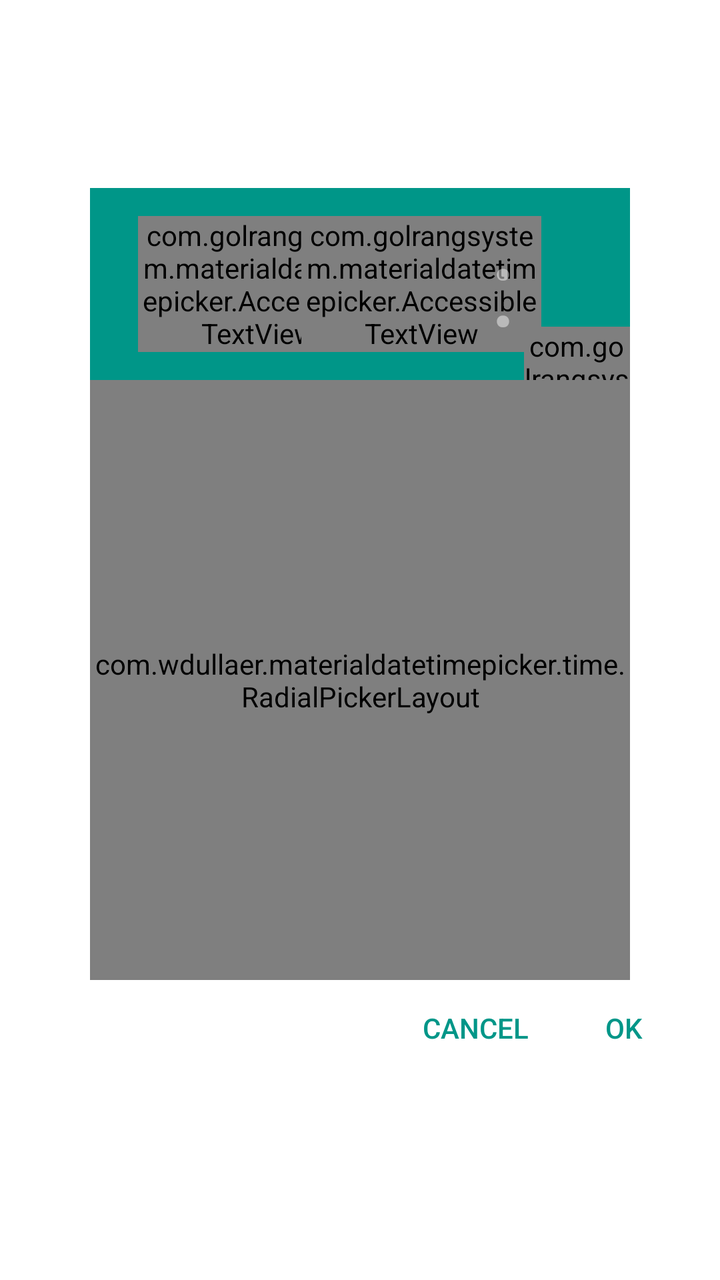
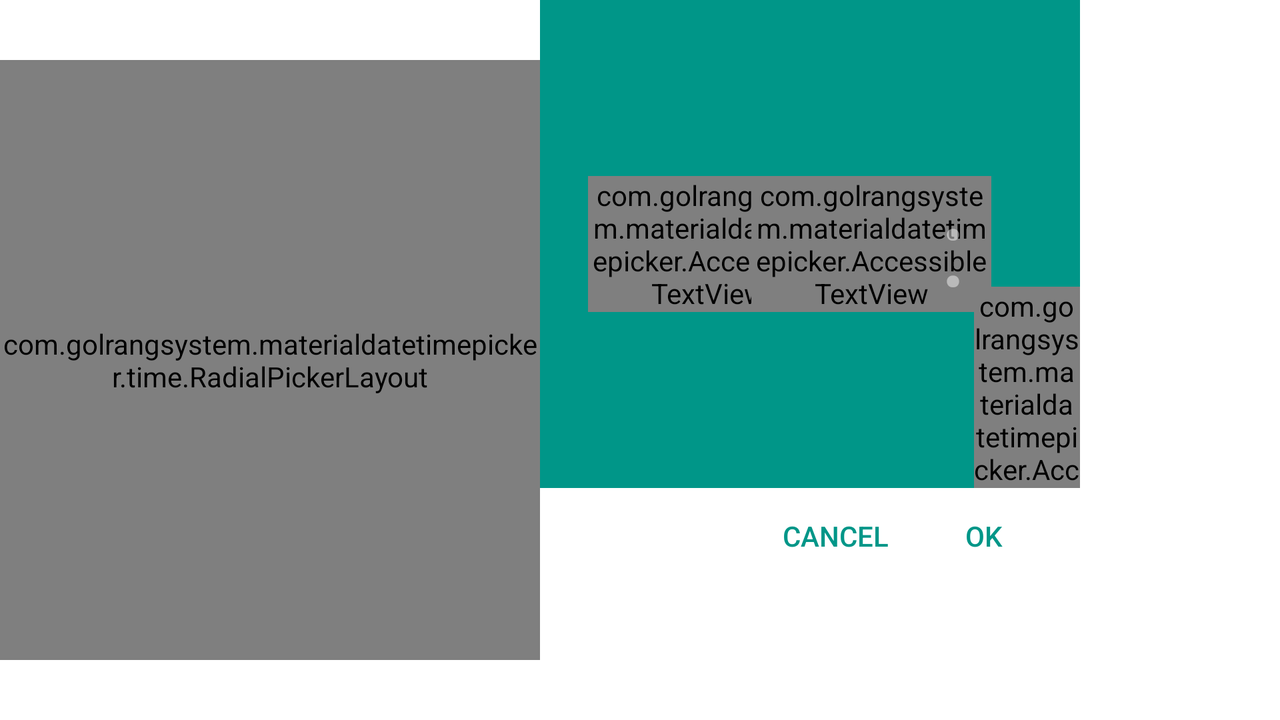

Two renders of one Android screen. The first uses the default layout on a phone; the second uses the alternative layout the repository ships for a different screen configuration, on a matching device. The two XML files are below.
<!-- AndroidManifest.xml: fallback theme Theme.MaterialComponents.DayNight.NoActionBar -->
<!-- res/layout/fh_gig_mdtp_time_picker_dialog.xml -->
<?xml version="1.0" encoding="utf-8"?>
<LinearLayout xmlns:android="http://schemas.android.com/apk/res/android"
    android:id="@+id/fh_gig_mdtp_time_picker_dialog"
    android:layout_width="@dimen/fh_gig_mdtp_picker_dimen"
    android:layout_height="wrap_content"
    android:background="@color/fh_gig_mdtp_background_color"
    android:focusable="true"
    android:gravity="center"
    android:orientation="vertical"
    >
  <LinearLayout
      android:id="@+id/fh_gig_mdtp_time_display_background"
      android:layout_width="wrap_content"
      android:layout_height="wrap_content"
      android:background="@color/fh_gig_mdtp_accent_color"
      android:orientation="vertical"
      >
    <include layout="@layout/fh_gig_mdtp_time_title_view"/>
    <include
        layout="@layout/fh_gig_mdtp_time_header_label"
        android:layout_width="match_parent"
        android:layout_height="@dimen/fh_gig_mdtp_header_height"
        android:layout_gravity="center"
        />
    <com.wdullaer.materialdatetimepicker.time.RadialPickerLayout
        android:id="@+id/fh_gig_mdtp_time_picker"
        android:layout_width="@dimen/fh_gig_mdtp_picker_dimen"
        android:layout_height="@dimen/fh_gig_mdtp_time_picker_height"
        android:layout_gravity="center"
        android:background="@color/fh_gig_mdtp_circle_background"
        android:focusable="true"
        android:focusableInTouchMode="true"
        />
  </LinearLayout>
  <include layout="@layout/fh_gig_mdtp_done_button"/>
</LinearLayout>
<!-- res/layout/fh_gig_mdtp_time_title_view.xml (included above) -->
<?xml version="1.0" encoding="utf-8"?>
<TextView
    xmlns:android="http://schemas.android.com/apk/res/android"
    android:id="@+id/fh_gig_mdtp_time_picker_header"
    android:layout_width="match_parent"
    android:layout_height="wrap_content"
    android:background="@color/fh_gig_mdtp_accent_color_dark"
    android:gravity="center"
    android:includeFontPadding="false"
    android:padding="8dp"
    android:singleLine="true"
    android:textAllCaps="@bool/fh_gig_mdtp_title_all_caps"
    android:textColor="@color/fh_gig_mdtp_white"
    android:textSize="@dimen/fh_gig_mdtp_time_picker_header_text_size"
    android:visibility="gone"
    />
<!-- res/layout/fh_gig_mdtp_time_header_label.xml (included above) -->
<?xml version="1.0" encoding="utf-8"?>
<RelativeLayout xmlns:android="http://schemas.android.com/apk/res/android"
    android:id="@+id/fh_gig_mdtp_time_display"
    android:layout_width="match_parent"
    android:layout_height="match_parent"
    android:layout_gravity="center"
    android:background="@color/fh_gig_mdtp_accent_color"
    android:clipChildren="false"
    >
  <View
      android:id="@+id/fh_gig_mdtp_center_view"
      android:layout_width="1dp"
      android:layout_height="1dp"
      android:layout_centerInParent="true"
      android:background="#00000000"
      android:importantForAccessibility="no"
      android:visibility="invisible"
      />
  <TextView
      android:id="@+id/fh_gig_mdtp_hour_space"
      android:layout_width="wrap_content"
      android:layout_height="wrap_content"
      android:layout_centerVertical="true"
      android:layout_toLeftOf="@+id/fh_gig_mdtp_separator"
      android:importantForAccessibility="no"
      android:text="@string/fh_gig_mdtp_time_placeholder"
      android:visibility="invisible"
      style="@style/fh_gig_mdtp_time_label"
      />
  <FrameLayout
      android:layout_width="0dp"
      android:layout_height="match_parent"
      android:layout_alignLeft="@+id/fh_gig_mdtp_hour_space"
      android:layout_alignRight="@+id/fh_gig_mdtp_hour_space"
      android:layout_centerVertical="true"
      android:layout_marginLeft="@dimen/fh_gig_mdtp_extra_time_label_margin"
      android:layout_marginRight="@dimen/fh_gig_mdtp_extra_time_label_margin"
      android:background="@android:color/transparent"
      android:clipChildren="false"
      >
    <com.golrangsystem.materialdatetimepicker.AccessibleTextView
        android:id="@+id/fh_gig_mdtp_hours"
        android:layout_width="wrap_content"
        android:layout_height="wrap_content"
        android:layout_gravity="center"
        android:background="@android:color/transparent"
        android:gravity="center_horizontal"
        android:text="@string/fh_gig_mdtp_time_placeholder"
        android:textColor="@color/fh_gig_mdtp_white"
        style="@style/fh_gig_mdtp_time_label"
        />
  </FrameLayout>
  <TextView
      android:id="@+id/fh_gig_mdtp_separator"
      android:layout_width="wrap_content"
      android:layout_height="wrap_content"
      android:layout_alignRight="@+id/fh_gig_mdtp_center_view"
      android:layout_centerVertical="true"
      android:background="@android:color/transparent"
      android:importantForAccessibility="no"
      android:paddingLeft="@dimen/fh_gig_mdtp_separator_padding"
      android:paddingRight="@dimen/fh_gig_mdtp_separator_padding"
      android:text="@string/fh_gig_mdtp_time_separator"
      android:textColor="@color/fh_gig_mdtp_accent_color_focused"
      style="@style/fh_gig_mdtp_time_label"
      />
  <TextView
      android:id="@+id/fh_gig_mdtp_minutes_space"
      android:layout_width="wrap_content"
      android:layout_height="wrap_content"
      android:layout_centerVertical="true"
      android:layout_toRightOf="@+id/fh_gig_mdtp_separator"
      android:importantForAccessibility="no"
      android:text="@string/fh_gig_mdtp_time_placeholder"
      android:textColor="@color/fh_gig_mdtp_accent_color_focused"
      android:visibility="invisible"
      style="@style/fh_gig_mdtp_time_label"
      />
  <FrameLayout
      android:layout_width="0dp"
      android:layout_height="match_parent"
      android:layout_alignLeft="@+id/fh_gig_mdtp_minutes_space"
      android:layout_alignRight="@+id/fh_gig_mdtp_minutes_space"
      android:layout_centerVertical="true"
      android:layout_marginLeft="@dimen/fh_gig_mdtp_extra_time_label_margin"
      android:layout_marginRight="@dimen/fh_gig_mdtp_extra_time_label_margin"
      android:background="@android:color/transparent"
      >
    <com.golrangsystem.materialdatetimepicker.AccessibleTextView
        android:id="@+id/fh_gig_mdtp_minutes"
        android:layout_width="wrap_content"
        android:layout_height="wrap_content"
        android:layout_gravity="center"
        android:background="@android:color/transparent"
        android:gravity="center_horizontal"
        android:text="@string/fh_gig_mdtp_time_placeholder"
        android:textColor="@color/fh_gig_mdtp_accent_color_focused"
        style="@style/fh_gig_mdtp_time_label"
        />
  </FrameLayout>
  <TextView
      android:id="@+id/fh_gig_mdtp_separator_seconds"
      android:layout_width="wrap_content"
      android:layout_height="wrap_content"
      android:layout_centerVertical="true"
      android:layout_toRightOf="@+id/fh_gig_mdtp_minutes_space"
      android:background="@android:color/transparent"
      android:importantForAccessibility="no"
      android:paddingLeft="@dimen/fh_gig_mdtp_separator_padding"
      android:paddingRight="@dimen/fh_gig_mdtp_separator_padding"
      android:text="@string/fh_gig_mdtp_time_separator"
      android:textColor="@color/fh_gig_mdtp_accent_color_focused"
      style="@style/fh_gig_mdtp_time_label"
      />
  <TextView
      android:id="@+id/fh_gig_mdtp_seconds_space"
      android:layout_width="wrap_content"
      android:layout_height="wrap_content"
      android:layout_centerVertical="true"
      android:layout_toRightOf="@+id/fh_gig_mdtp_separator_seconds"
      android:background="@android:color/transparent"
      android:importantForAccessibility="no"
      android:text="@string/fh_gig_mdtp_time_placeholder"
      android:textColor="@color/fh_gig_mdtp_accent_color_focused"
      android:visibility="invisible"
      style="@style/fh_gig_mdtp_time_label_small"
      />
  <com.golrangsystem.materialdatetimepicker.AccessibleTextView
      android:id="@+id/fh_gig_mdtp_seconds"
      android:layout_width="wrap_content"
      android:layout_height="wrap_content"
      android:layout_alignBaseline="@id/fh_gig_mdtp_separator"
      android:layout_gravity="center"
      android:layout_toRightOf="@+id/fh_gig_mdtp_separator_seconds"
      android:background="@android:color/transparent"
      android:gravity="center_horizontal"
      android:text="@string/fh_gig_mdtp_time_placeholder"
      android:textColor="@color/fh_gig_mdtp_accent_color_focused"
      style="@style/fh_gig_mdtp_time_label_small"
      />
  <LinearLayout
      android:id="@+id/fh_gig_mdtp_ampm_layout"
      android:layout_width="wrap_content"
      android:layout_height="wrap_content"
      android:layout_alignBaseline="@+id/fh_gig_mdtp_seconds"
      android:layout_toRightOf="@id/fh_gig_mdtp_seconds"
      android:background="@android:color/transparent"
      android:baselineAlignedChildIndex="1"
      android:orientation="vertical"
      >
    <TextView
        android:id="@+id/fh_gig_mdtp_am_label"
        android:layout_width="wrap_content"
        android:layout_height="wrap_content"
        android:background="@android:color/transparent"
        android:importantForAccessibility="no"
        android:paddingLeft="@dimen/fh_gig_mdtp_ampm_left_padding"
        android:paddingRight="@dimen/fh_gig_mdtp_ampm_left_padding"
        android:text="@string/fh_gig_mdtp_am"
        android:textColor="@color/fh_gig_mdtp_accent_color_focused"
        style="@style/fh_gig_mdtp_ampm_label"
        />
    <TextView
        android:id="@+id/fh_gig_mdtp_pm_label"
        android:layout_width="wrap_content"
        android:layout_height="wrap_content"
        android:layout_marginTop="6dp"
        android:background="@android:color/transparent"
        android:importantForAccessibility="no"
        android:paddingLeft="@dimen/fh_gig_mdtp_ampm_left_padding"
        android:paddingRight="@dimen/fh_gig_mdtp_ampm_left_padding"
        android:text="@string/fh_gig_mdtp_pm"
        android:textColor="@color/fh_gig_mdtp_accent_color_focused"
        style="@style/fh_gig_mdtp_ampm_label"
        />
  </LinearLayout>
</RelativeLayout>
<!-- res/layout/fh_gig_mdtp_done_button.xml (included above) -->
<?xml version="1.0" encoding="utf-8"?>
<LinearLayout xmlns:android="http://schemas.android.com/apk/res/android"
    android:id="@+id/fh_gig_mdtp_done_background"
    android:layout_width="match_parent"
    android:layout_height="56dp"
    android:layout_gravity="center_vertical"
    android:background="@android:color/transparent"
    android:gravity="end|right"
    android:orientation="horizontal"
    android:paddingBottom="8dp"
    >
  <LinearLayout
      android:layout_width="0dp"
      android:layout_height="wrap_content"
      android:layout_marginLeft="16dp"
      android:layout_marginStart="16dp"
      android:layout_weight="1"
      >
    <Button
        android:id="@+id/fh_gig_mdtp_change_to_shamsi"
        android:layout_width="wrap_content"
        android:layout_height="wrap_content"
        android:layout_gravity="left"
        android:layout_marginEnd="16dp"
        android:layout_marginRight="16dp"
        android:text="@string/fh_gig_mdtp_change_to_shamsi"
        android:visibility="gone"
        style="@style/fh_gig_mdtp_ActionButton.Text"
        />
  </LinearLayout>
  <Button
      android:id="@+id/fh_gig_mdtp_cancel"
      android:layout_width="wrap_content"
      android:layout_height="wrap_content"
      android:layout_marginEnd="8dp"
      android:layout_marginRight="8dp"
      android:text="@string/fh_gig_mdtp_cancel"
      style="@style/fh_gig_mdtp_ActionButton.Text"
      />
  <Button
      android:id="@+id/fh_gig_mdtp_ok"
      android:layout_width="wrap_content"
      android:layout_height="wrap_content"
      android:layout_marginEnd="16dp"
      android:layout_marginRight="16dp"
      android:text="@string/fh_gig_mdtp_ok"
      style="@style/fh_gig_mdtp_ActionButton.Text"
      />
</LinearLayout>
<!-- resources referenced by this layout -->
<resources>
  <bool name="fh_gig_mdtp_title_all_caps">true</bool>
  <color name="fh_gig_mdtp_accent_color">#009688</color>
  <color name="fh_gig_mdtp_accent_color_dark">#00796b</color>
  <color name="fh_gig_mdtp_accent_color_focused">#76ffffff</color>
  <color name="fh_gig_mdtp_background_color">@color/fh_gig_mdtp_white</color>
  <color name="fh_gig_mdtp_circle_background">@color/fh_gig_mdtp_background_color</color>
  <color name="fh_gig_mdtp_white">#ffffff</color>
  <dimen name="fh_gig_mdtp_ampm_left_padding">6dip</dimen>
  <dimen name="fh_gig_mdtp_extra_time_label_margin">-30dp</dimen>
  <dimen name="fh_gig_mdtp_header_height">96dip</dimen>
  <dimen name="fh_gig_mdtp_picker_dimen">270dip</dimen>
  <dimen name="fh_gig_mdtp_separator_padding">4dip</dimen>
  <dimen name="fh_gig_mdtp_time_picker_header_text_size">12dp</dimen>
  <dimen name="fh_gig_mdtp_time_picker_height">300dip</dimen>
  <string name="fh_gig_mdtp_am">am</string>
  <string name="fh_gig_mdtp_cancel">@android:string/cancel</string>
  <string name="fh_gig_mdtp_change_to_shamsi">Shamsi</string>
  <string name="fh_gig_mdtp_ok">@android:string/ok</string>
  <string name="fh_gig_mdtp_pm">pm</string>
  <string name="fh_gig_mdtp_time_placeholder" translatable="false">00</string>
  <string name="fh_gig_mdtp_time_separator" translatable="false">:</string>
  <style name="fh_gig_mdtp_ampm_label">
      <item name="android:textSize">@dimen/fh_gig_mdtp_ampm_label_size</item>
      <item name="android:textAllCaps">true</item>
      <item name="android:textColor">@color/fh_gig_mdtp_ampm_text_color</item>
      <item name="android:textStyle">bold</item>
    </style>
  <style name="fh_gig_mdtp_time_label">
      <item name="android:textSize">@dimen/fh_gig_mdtp_time_label_size</item>
      <item name="android:textColor">@color/fh_gig_mdtp_numbers_text_color</item>
    </style>
  <style name="fh_gig_mdtp_time_label_small" parent="fh_gig_mdtp_time_label">
      <item name="android:textSize">@dimen/fh_gig_mdtp_time_label_subscript_size</item>
      <item name="android:layout_marginBottom">@dimen/fh_gig_mdtp_time_label_shift</item>
    </style>
  <dimen name="fh_gig_mdtp_material_button_textsize">14sp</dimen>
  <!-- drawable fh_gig_mdtp_material_button_background (drawable) -->
  <?xml version="1.0" encoding="utf-8"?>
  <selector xmlns:android="http://schemas.android.com/apk/res/android" android:exitFadeDuration="@android:integer/config_shortAnimTime">
      <item android:drawable="@drawable/fh_gig_mdtp_material_button_selected" android:state_focused="true" />
      <item android:drawable="@drawable/fh_gig_mdtp_material_button_selected" android:state_pressed="true" />
      <item android:drawable="@android:color/transparent" />
  </selector>
  <dimen name="fh_gig_mdtp_material_button_minwidth">64dp</dimen>
  <dimen name="fh_gig_mdtp_material_button_textpadding_horizontal">8dp</dimen>
  <color name="fh_gig_mdtp_button_color">@color/fh_gig_mdtp_accent_color</color>
  <dimen name="fh_gig_mdtp_ampm_label_size">16dp</dimen>
  <color name="fh_gig_mdtp_ampm_text_color">@color/fh_gig_mdtp_numbers_text_color</color>
  <dimen name="fh_gig_mdtp_time_label_size">54dp</dimen>
  <color name="fh_gig_mdtp_numbers_text_color">#ff212121</color>
  <dimen name="fh_gig_mdtp_time_label_subscript_size">30dp</dimen>
  <dimen name="fh_gig_mdtp_time_label_shift">-12dp</dimen>
  <!-- drawable fh_gig_mdtp_material_button_selected (drawable) -->
  <?xml version="1.0" encoding="utf-8"?>
  <inset xmlns:android="http://schemas.android.com/apk/res/android"
      android:insetBottom="6dp"
      android:insetTop="6dp">
      <shape xmlns:android="http://schemas.android.com/apk/res/android"
          android:shape="rectangle">
          <corners android:radius="2dp" />
          <solid android:color="@color/fh_gig_mdtp_button_selected" />
          <padding
              android:bottom="4dp"
              android:top="4dp" />
      </shape>
  </inset>
  <color name="fh_gig_mdtp_button_selected">#33969696</color>
</resources>
<!-- res/layout-land/fh_gig_mdtp_time_picker_dialog.xml (the author's variant of the layout above) -->
<!-- drawn on the phone turned sideways -->
<?xml version="1.0" encoding="utf-8"?>
<LinearLayout xmlns:android="http://schemas.android.com/apk/res/android"
    android:id="@+id/fh_gig_mdtp_time_picker_dialog"
    android:layout_width="wrap_content"
    android:layout_height="wrap_content"
    android:background="@color/fh_gig_mdtp_background_color"
    android:focusable="true"
    android:orientation="horizontal"
    >
  <com.golrangsystem.materialdatetimepicker.time.RadialPickerLayout
      android:id="@+id/fh_gig_mdtp_time_picker"
      android:layout_width="@dimen/fh_gig_mdtp_picker_dimen"
      android:layout_height="@dimen/fh_gig_mdtp_time_picker_height"
      android:layout_gravity="center"
      android:background="@color/fh_gig_mdtp_circle_background"
      android:focusable="true"
      android:focusableInTouchMode="true"
      />
  <LinearLayout
      android:layout_width="wrap_content"
      android:layout_height="@dimen/fh_gig_mdtp_time_picker_height"
      android:background="@android:color/transparent"
      android:orientation="vertical"
      >
    <include layout="@layout/fh_gig_mdtp_time_title_view"/>
    <FrameLayout
        android:id="@+id/fh_gig_mdtp_time_display_background"
        android:layout_width="@dimen/fh_gig_mdtp_left_side_width"
        android:layout_height="0dp"
        android:layout_weight="1"
        android:background="@color/fh_gig_mdtp_accent_color"
        >
      <include
          layout="@layout/fh_gig_mdtp_time_header_label"
          android:layout_width="match_parent"
          android:layout_height="match_parent"
          android:layout_gravity="center"
          />
    </FrameLayout>
    <include layout="@layout/fh_gig_mdtp_done_button"/>
  </LinearLayout>
</LinearLayout>
<!-- resources referenced by the variant -->
<!-- as the phone turned sideways resolves them -->
<resources>
  <bool name="fh_gig_mdtp_title_all_caps">true</bool>
  <color name="fh_gig_mdtp_accent_color">#009688</color>
  <color name="fh_gig_mdtp_accent_color_dark">#00796b</color>
  <color name="fh_gig_mdtp_accent_color_focused">#76ffffff</color>
  <color name="fh_gig_mdtp_background_color">@color/fh_gig_mdtp_white</color>
  <color name="fh_gig_mdtp_circle_background">@color/fh_gig_mdtp_background_color</color>
  <color name="fh_gig_mdtp_white">#ffffff</color>
  <dimen name="fh_gig_mdtp_ampm_left_padding">6dip</dimen>
  <dimen name="fh_gig_mdtp_extra_time_label_margin">-30dp</dimen>
  <!-- from res/values-w560dp-land/ -->
  <dimen name="fh_gig_mdtp_left_side_width">270dip</dimen>
  <!-- from res/values-w560dp-land/ -->
  <dimen name="fh_gig_mdtp_picker_dimen">270dip</dimen>
  <dimen name="fh_gig_mdtp_separator_padding">4dip</dimen>
  <dimen name="fh_gig_mdtp_time_picker_header_text_size">12dp</dimen>
  <dimen name="fh_gig_mdtp_time_picker_height">300dip</dimen>
  <string name="fh_gig_mdtp_am">am</string>
  <string name="fh_gig_mdtp_cancel">@android:string/cancel</string>
  <string name="fh_gig_mdtp_change_to_shamsi">Shamsi</string>
  <string name="fh_gig_mdtp_ok">@android:string/ok</string>
  <string name="fh_gig_mdtp_pm">pm</string>
  <string name="fh_gig_mdtp_time_placeholder" translatable="false">00</string>
  <string name="fh_gig_mdtp_time_separator" translatable="false">:</string>
  <style name="fh_gig_mdtp_ampm_label">
      <item name="android:textSize">@dimen/fh_gig_mdtp_ampm_label_size</item>
      <item name="android:textAllCaps">true</item>
      <item name="android:textColor">@color/fh_gig_mdtp_ampm_text_color</item>
      <item name="android:textStyle">bold</item>
    </style>
  <style name="fh_gig_mdtp_time_label">
      <item name="android:textSize">@dimen/fh_gig_mdtp_time_label_size</item>
      <item name="android:textColor">@color/fh_gig_mdtp_numbers_text_color</item>
    </style>
  <style name="fh_gig_mdtp_time_label_small" parent="fh_gig_mdtp_time_label">
      <item name="android:textSize">@dimen/fh_gig_mdtp_time_label_subscript_size</item>
      <item name="android:layout_marginBottom">@dimen/fh_gig_mdtp_time_label_shift</item>
    </style>
  <dimen name="fh_gig_mdtp_material_button_textsize">14sp</dimen>
  <!-- drawable fh_gig_mdtp_material_button_background (drawable) -->
  <?xml version="1.0" encoding="utf-8"?>
  <selector xmlns:android="http://schemas.android.com/apk/res/android" android:exitFadeDuration="@android:integer/config_shortAnimTime">
      <item android:drawable="@drawable/fh_gig_mdtp_material_button_selected" android:state_focused="true" />
      <item android:drawable="@drawable/fh_gig_mdtp_material_button_selected" android:state_pressed="true" />
      <item android:drawable="@android:color/transparent" />
  </selector>
  <dimen name="fh_gig_mdtp_material_button_minwidth">64dp</dimen>
  <dimen name="fh_gig_mdtp_material_button_textpadding_horizontal">8dp</dimen>
  <color name="fh_gig_mdtp_button_color">@color/fh_gig_mdtp_accent_color</color>
  <dimen name="fh_gig_mdtp_ampm_label_size">16dp</dimen>
  <color name="fh_gig_mdtp_ampm_text_color">@color/fh_gig_mdtp_numbers_text_color</color>
  <dimen name="fh_gig_mdtp_time_label_size">54dp</dimen>
  <color name="fh_gig_mdtp_numbers_text_color">#ff212121</color>
  <dimen name="fh_gig_mdtp_time_label_subscript_size">30dp</dimen>
  <dimen name="fh_gig_mdtp_time_label_shift">-12dp</dimen>
  <!-- drawable fh_gig_mdtp_material_button_selected (drawable) -->
  <?xml version="1.0" encoding="utf-8"?>
  <inset xmlns:android="http://schemas.android.com/apk/res/android"
      android:insetBottom="6dp"
      android:insetTop="6dp">
      <shape xmlns:android="http://schemas.android.com/apk/res/android"
          android:shape="rectangle">
          <corners android:radius="2dp" />
          <solid android:color="@color/fh_gig_mdtp_button_selected" />
          <padding
              android:bottom="4dp"
              android:top="4dp" />
      </shape>
  </inset>
  <color name="fh_gig_mdtp_button_selected">#33969696</color>
</resources>
